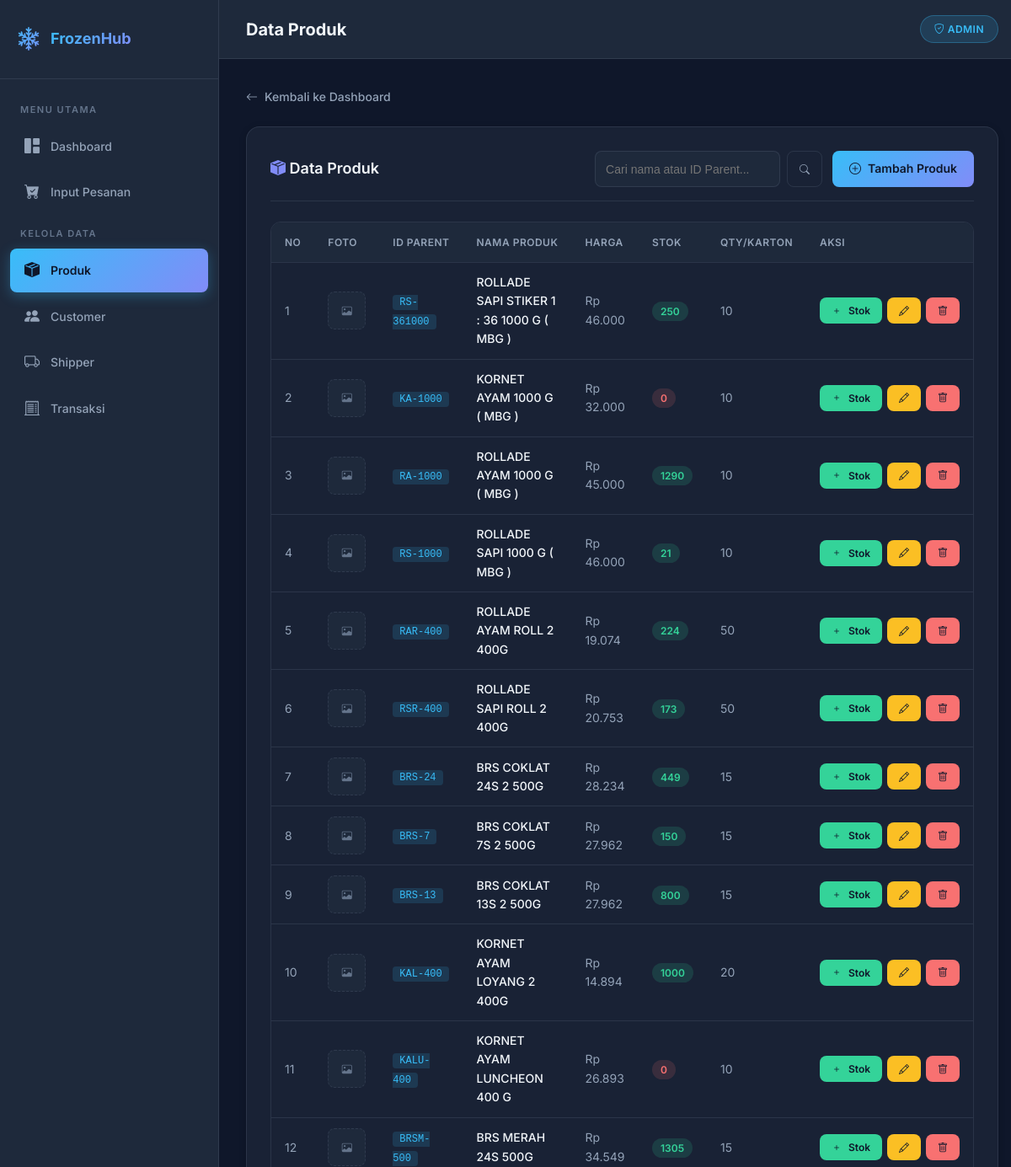
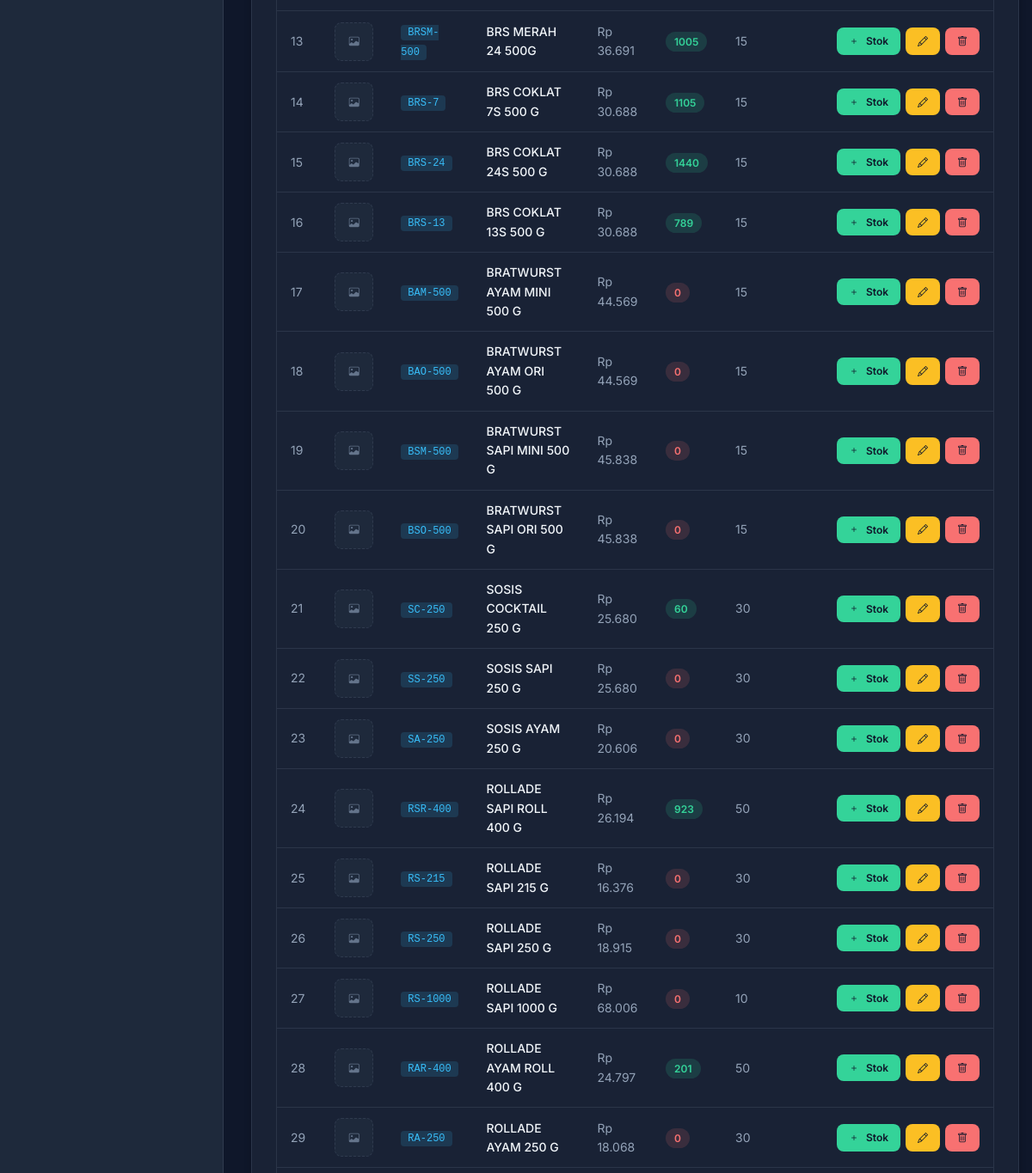
/produk/index_produk.php (signed in, upper part), run on an earlier commit of the app's database (2 pictures, top to bottom).
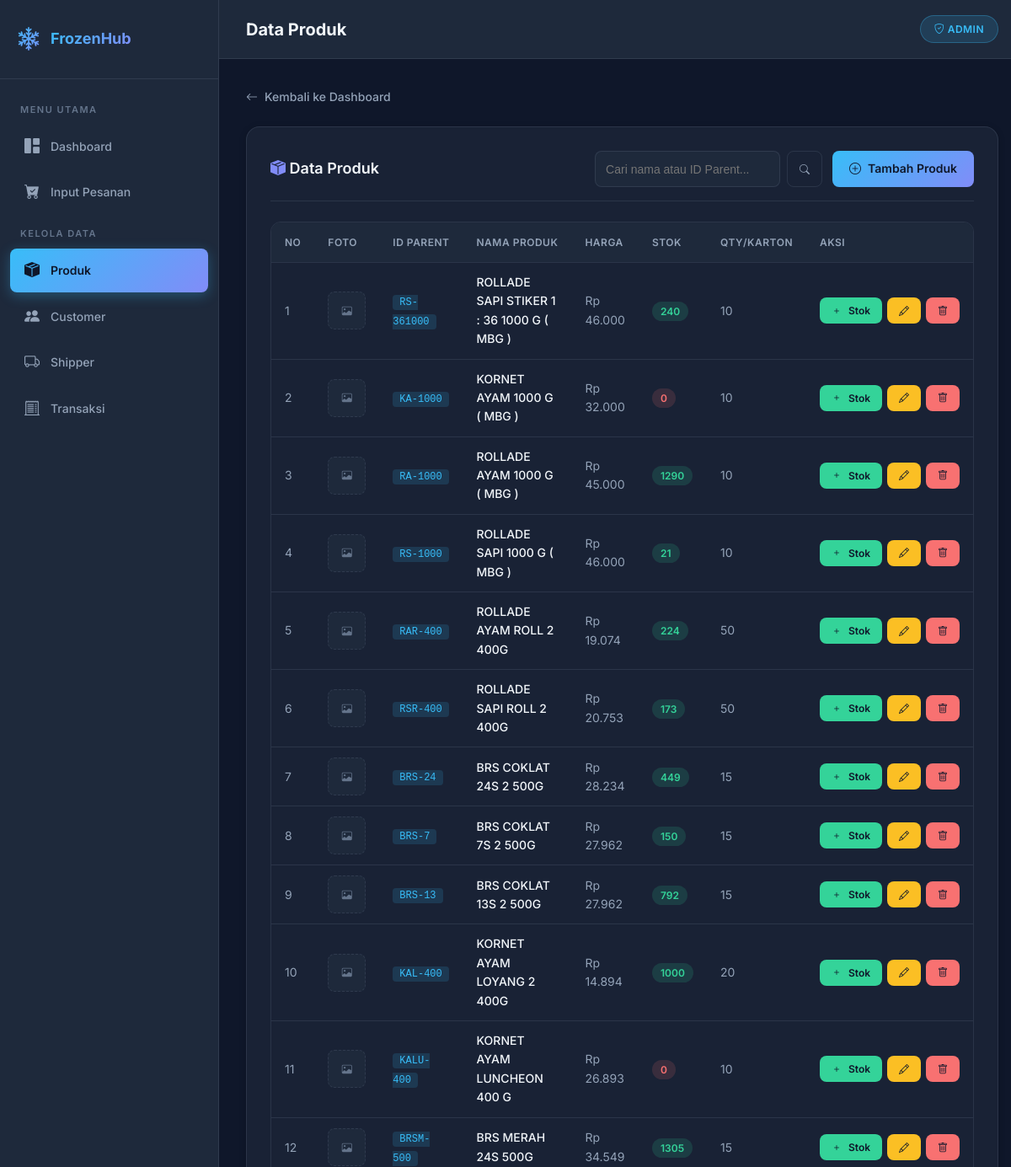
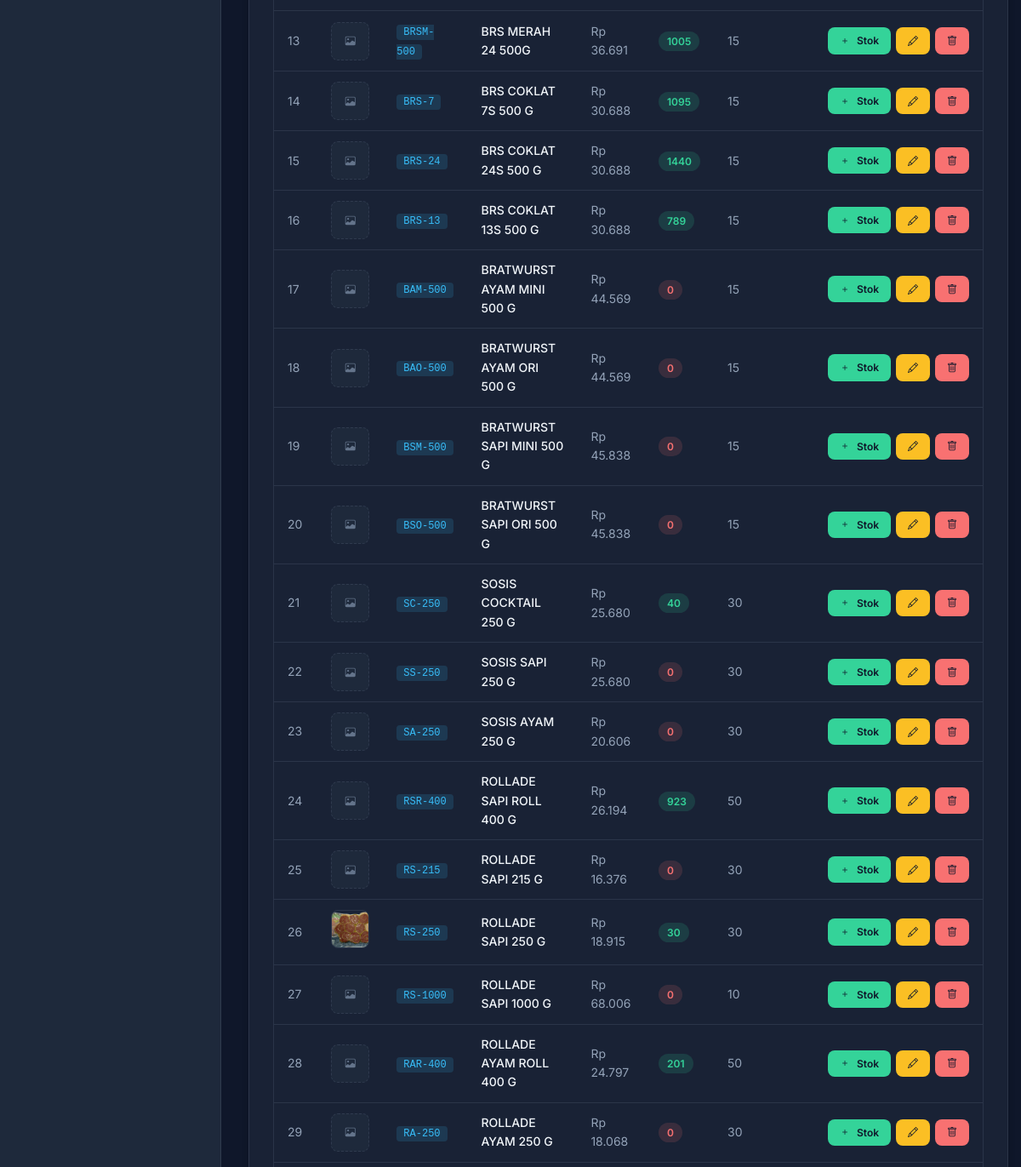
And on a later commit of the database (2 pictures, top to bottom).
### tables this page shows
CREATE TABLE `tb_products` (
  `id_Unique` int(11) NOT NULL,
  `id_parent` varchar(11) NOT NULL,
  `name_product` varchar(50) NOT NULL,
  `image` varchar(255) DEFAULT NULL,
  `price` int(11) NOT NULL,
  `stock` int(11) NOT NULL,
  `qty_cardboard` int(11) NOT NULL
);

### produk/index_produk.php (the view, shortened to what this page needs)
<?php
require_once '../config/koneksi.php';
$keyword = $_GET['search'] ?? '';
$query_sql = "SELECT * FROM tb_products";
$query_sql .= " ORDER BY id_Unique DESC";
$query = mysqli_query($conn, $query_sql);
$is_subfolder = true;
include '../assets/layout_header.php';
?>
<a href="<?= $base_url ?>dashboard.php" class="back-link">
    <i class="bi bi-arrow-left"></i> Kembali ke Dashboard
</a>
<div class="card">
    <div class="card-header" style="display:flex; justify-content:space-between; align-items:center;">
        <h3 style="margin:0;"><i class="bi bi-box-seam-fill" style="color:var(--accent-2)"></i> Data Produk</h3>
        <div style="display:flex; gap:12px;">
            <form method="GET" style="display:flex; gap:8px;">
                <input type="text" name="search" placeholder="Cari nama atau ID Parent..." value="<?= htmlspecialchars($keyword) ?>"
                       style="padding:6px 12px; border-radius:8px; border:1px solid var(--border-color); background:var(--bg-secondary); color:var(--text-primary); outline:none; font-size:14px; width:220px;">
                <button type="submit" class="btn btn-outline btn-sm">
                    <i class="bi bi-search"></i>
                </button>
            </form>
            <a href="tambah_produk.php" class="btn btn-primary">
                <i class="bi bi-plus-circle"></i> Tambah Produk
            </a>
        </div>
    </div>
    <div class="table-wrapper">
        <table>
            <thead>
                <tr>
                    <th>No</th>
                    <th>Foto</th>
                    <th>ID Parent</th>
                    <th>Nama Produk</th>
                    <th>Harga</th>
                    <th>Stok</th>
                    <th>QTY/Karton</th>
                    <th>Aksi</th>
                </tr>
            </thead>
            <tbody>
            <?php
            $no = 1;
            while($row = mysqli_fetch_assoc($query)) {
            ?>
                <tr>
                    <td><?= $no++; ?></td>
                    <td>
                        <?php if($row['image']): ?>
                            <img src="../assets/img/produk/<?= $row['image'] ?>" alt="Produk" style="width:45px; height:45px; object-fit:cover; border-radius:8px; border:1px solid var(--border-color);">
                        <?php else: ?>
                            <div style="width:45px; height:45px; background:var(--bg-secondary); border-radius:8px; display:flex; align-items:center; justify-content:center; border:1px dashed var(--border-color);">
                                <i class="bi bi-image" style="color:var(--text-muted); font-size:12px;"></i>
                            </div>
                        <?php endif; ?>
                    </td>
                    <td><code style="background:var(--info-bg); color:var(--accent-1); padding:2px 8px; border-radius:4px; font-size:12px;"><?= $row['id_parent']; ?></code></td>
                    <td style="color:var(--text-primary); font-weight:500;"><?= $row['name_product']; ?></td>
                    <td>Rp <?= number_format($row['price'], 0, ',', '.'); ?></td>
                    <td>
                        <span style="padding:4px 10px; border-radius:12px; font-size:12px; font-weight:600;
                            background:<?= $row['stock'] > 0 ? 'var(--success-bg)' : 'var(--danger-bg)' ?>;
                            color:<?= $row['stock'] > 0 ? 'var(--success)' : 'var(--danger)' ?>;">
                            <?= $row['stock']; ?>
                        </span>
                    </td>
                    <td><?= $row['qty_cardboard']; ?></td>
                    <td>
                        <div class="action-btns">
                            <a href="tambah_stok.php?id=<?= $row['id_Unique']; ?>" class="btn btn-success btn-sm">
                                <i class="bi bi-plus"></i> Stok
                            </a>
                            <a href="edit.php?id=<?= $row['id_Unique']; ?>" class="btn btn-warning btn-sm">
                                <i class="bi bi-pencil"></i>
                            </a>
                            <a href="hapus.php?id=<?= $row['id_Unique']; ?>" class="btn btn-danger btn-sm"
                               onclick="return confirm('Yakin ingin hapus?')">
                                <i class="bi bi-trash"></i>
                            </a>
                        </div>
                    </td>
                </tr>
            <?php } ?>
            </tbody>
        </table>
    </div>
</div>
<?php include '../assets/layout_footer.php'; ?>

What changed in the data, as far as the page shows it:
changed tb_products "ROLLADE SAPI STIKER 1 : 36 1000 G ( MBG )": stock "250" → "240"
changed tb_products "BRS COKLAT 13S 2 500G": stock "800" → "792"
changed tb_products "BRS COKLAT 7S 500 G": stock "1105" → "1095"
changed tb_products "SOSIS COCKTAIL 250 G": stock "60" → "40"
changed tb_products "ROLLADE SAPI 250 G": image: picture added; stock "0" → "30"; image empty → "1776930845_811939c0.png" (drawn)
